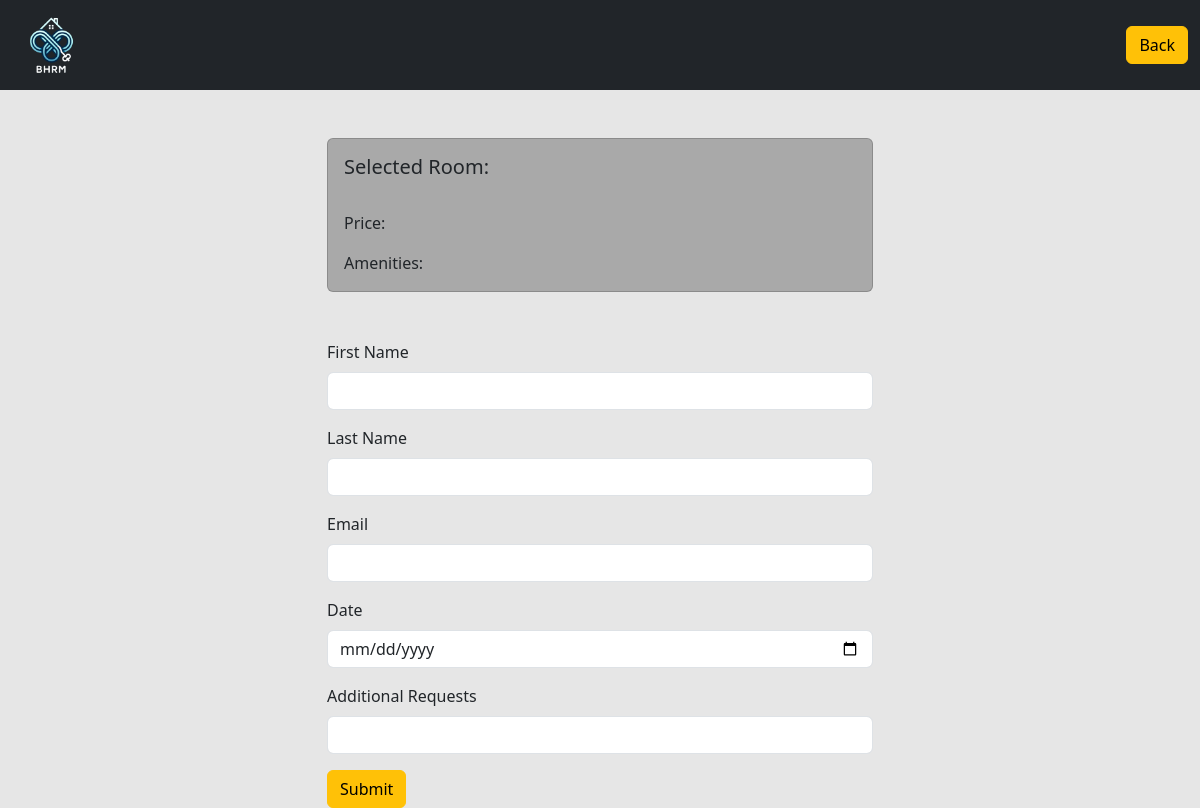
The app's page /book-in.php?roomno=1 (signed in), older data.
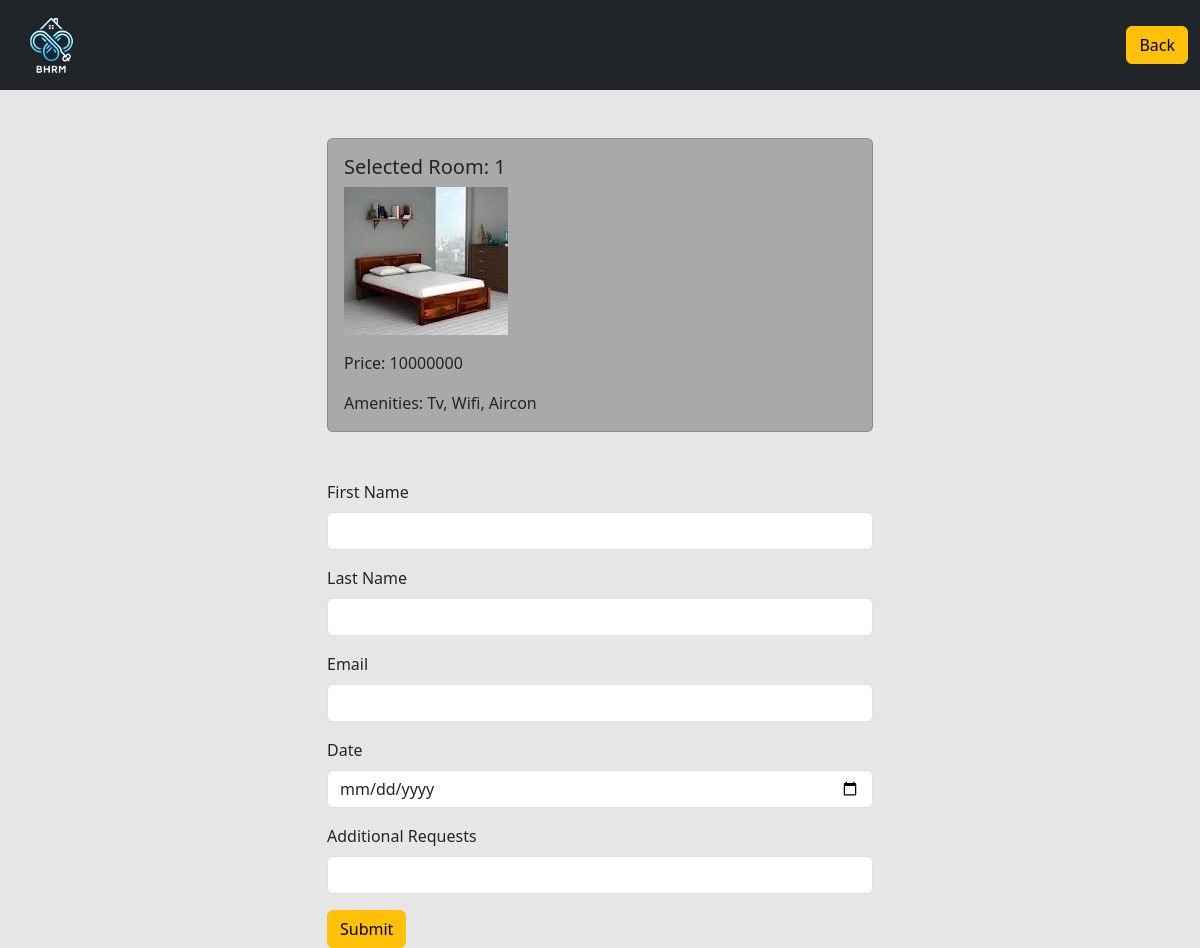
The same page, newer data.
### tables this page shows
CREATE TABLE `rooms` (
  `id` int(11) NOT NULL,
  `room_no` int(255) NOT NULL,
  `room_type` varchar(255) NOT NULL,
  `amenities` varchar(255) NOT NULL,
  `price` int(255) NOT NULL,
  `image` varchar(255) NOT NULL,
  `status` varchar(255) NOT NULL,
  `hname` varchar(255) NOT NULL,
  `datein` date DEFAULT NULL,
  `dateout` date DEFAULT NULL
);

### book-in.php (the view, shortened to what this page needs)
<?php
require 'php/connection.php';
if(!empty($_SESSION["uname"]) && !empty($_SESSION["role"])){
        $roomno = $_GET['roomno'];
        $query = "select * from rooms where room_no = '$roomno'";
        $result = mysqli_query($conn, $query);
        $fetch = mysqli_fetch_assoc($result);
}else{
    header('location: index.php');
}
?>
<!DOCTYPE html>
<html lang="en">
<head>
    <link href="https://cdn.jsdelivr.net/npm/bootstrap@5.3.2/dist/css/bootstrap.min.css" rel="stylesheet">
</head>
<body>
<section class="section1">
    <nav class="navbar navbar-expand-lg navbar-dark bg-dark py-0">
        <div class="container-fluid">
            <a class="navbar-brand" href="#">
                <img src="images/logo.png" width="80" height="80" alt="">
            </a>
            <a class="btn btn-warning" href="boardinghouse.php?hname=<?php echo $_SESSION['hname'];?>">Back</a>
        </div>
    </nav>
    <div class="container mt-5">
    <div class="row justify-content-center">
    <div class="col-md-6">
        <div class="card" style="background-color: #a9a9a9;">
            <div class="card-body">
                <h5 class="card-title">Selected Room: <?php echo $fetch['room_no']; ?></h5>
                <img src="<?php echo $fetch['image'];?>" class="img-fluid mb-3" alt="">
                <p class="card-text">Price: <?php echo $fetch['price']?></p>
                <p class="card-text">Amenities: <?php echo $fetch['amenities']?></p>
            </div>
        </div>
    </div>
</div>
<div class="row justify-content-center mt-5">
    <div class="col-md-6">
        <form method="post">
            <div class="mb-3" >
                <label for="fname" class="form-label">First Name</label>
                <input type="text" class="form-control" id="fname" name="fname">
            </div>
            <div class="mb-3">
                <label for="lname" class="form-label">Last Name</label>
                <input type="text" class="form-control" id="lname" name="lname">
            </div>
            <div class="mb-3">
                <label for="email" class="form-label">Email</label>
                <input type="email" class="form-control" id="email" name="email">
            </div>
            <div class="mb-3">
                <label for="datein" class="form-label">Date</label>
                <input type="date" class="form-control" id="datein" name="datein">
            </div>
            <div class="mb-3">
                <label for="addons" class="form-label">Additional Requests</label>
                <input type="text" class="form-control" id="addons" name="addons">
            </div>
            <button type="submit" class="btn btn-warning" name="submit">Submit</button>
        </form>
    </div>
</div>
    </div>
</section>
</body>
</html>

Row changes from the older to the newer data that the page shows:
now on this page (row edited): rooms: room_no "1", image (picture), price "10000000", amenities "Tv, Wifi, Aircon"
